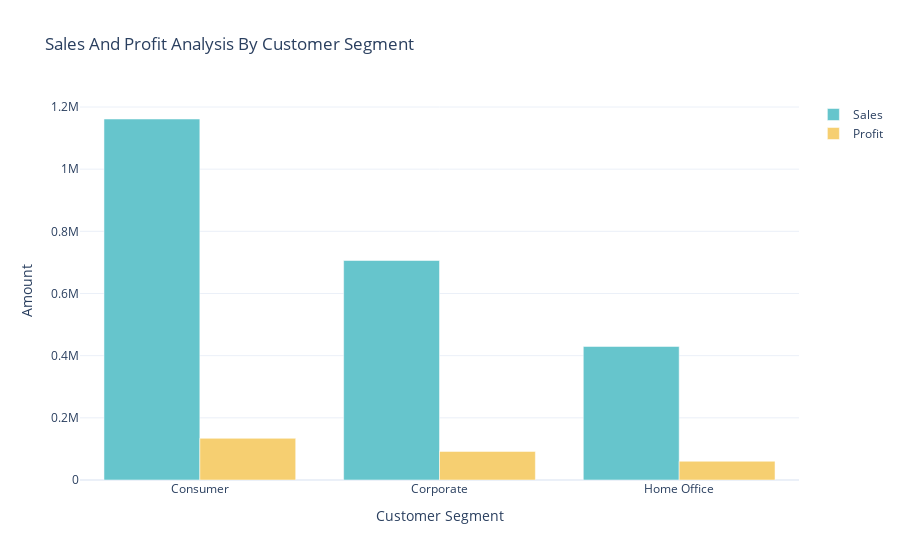

The code cell stored with this chart in its notebook:
### Code cell
#Sales And Profit By Customer Segment 


sales_profit_by_segment = data.groupby('Segment').agg({'Sales':'sum','Profit':'sum'}).reset_index()
color_palette = colors.qualitative.Pastel
fig= go.Figure()
fig.add_trace(go.Bar(x=sales_profit_by_segment['Segment'],
                     y= sales_profit_by_segment['Sales'],
                     name='Sales',
                     marker_color=color_palette[0]))
fig.add_trace(go.Bar(x=sales_profit_by_segment['Segment'],
                     y= sales_profit_by_segment['Profit'],
                     name='Profit',
                     marker_color=color_palette[1]))
fig.update_layout(title='Sales And Profit Analysis By Customer Segment', xaxis_title='Customer Segment', yaxis_title='Amount')

fig.show()

### Figure 1 — Plotly figure (JSON) as saved in the notebook; plotly's stock layout.template omitted (floating-point values rounded to 4 significant figures)
{"data": [{"marker": {"color": "rgb(102, 197, 204)"}, "name": "Sales", "type": "bar", "x": ["Consumer", "Corporate", "Home Office"], "y": [1161000.0, 706100.0, 429700.0]}, {"marker": {"color": "rgb(246, 207, 113)"}, "name": "Profit", "type": "bar", "x": ["Consumer", "Corporate", "Home Office"], "y": [134100.0, 91980.0, 60300.0]}], "layout": {"title": {"text": "Sales And Profit Analysis By Customer Segment"}, "xaxis": {"title": {"text": "Customer Segment"}}, "yaxis": {"title": {"text": "Amount"}}}}
